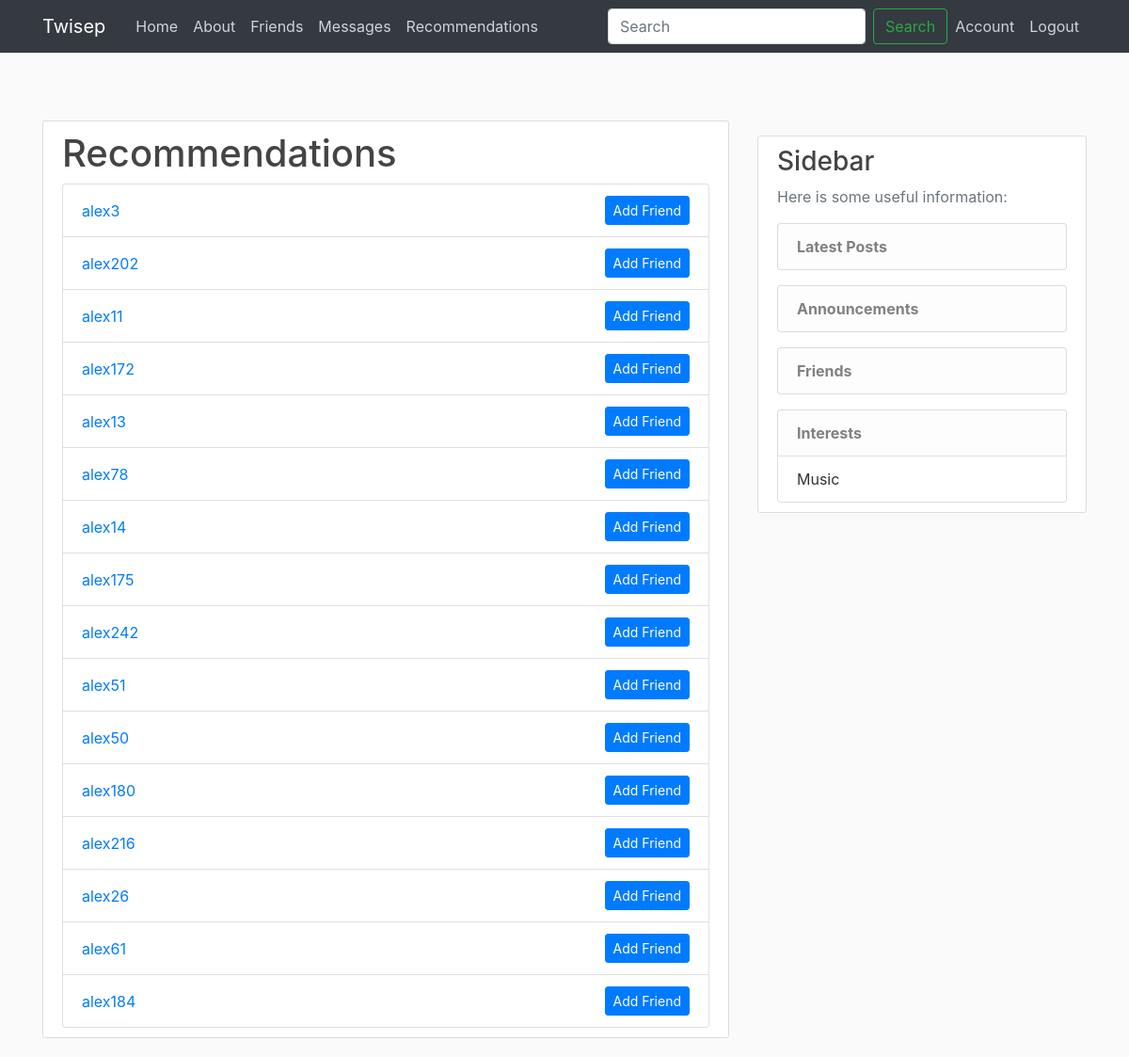
The page /recommendations_page (signed in) on the database its author committed.
### flaskblog/models.py (models this page shows, shortened)
class User(db.Model, UserMixin):
    id = db.Column(db.Integer, primary_key=True)
    username = db.Column(db.String(20), unique=True, nullable=False)
    email = db.Column(db.String(120), unique=True, nullable=False)
    image_file = db.Column(db.String(20), nullable=False, default='default.jpg')
    password = db.Column(db.String(60), nullable=False)
    biography = db.Column(db.Text, nullable=True)
    posts = db.relationship('Post', backref='author', lazy=True)
    comments = db.relationship('Comment', backref='author', lazy=True)
    likes = db.relationship('Like', backref='user', lazy=True)
    sent_messages = db.relationship('Message', foreign_keys='Message.sender_id', backref='message_sender', lazy=True)
    received_messages = db.relationship('Message', foreign_keys='Message.receiver_id', backref='message_receiver', lazy=True)
    notifications = db.relationship('Notification', backref='user', lazy=True)
    profile_settings = db.relationship('ProfileSettings', backref='user', uselist=False)
    interests = db.relationship('Interest', backref='user', lazy=True)
    conversations_as_user1 = db.relationship('Conversation', foreign_keys='Conversation.user1_id', backref='user1', lazy=True)
    conversations_as_user2 = db.relationship('Conversation', foreign_keys='Conversation.user2_id', backref='user2', lazy=True)
    friends = db.relationship(
        'User', secondary='friendship',
        primaryjoin=(Friendship.user_id == id),
        secondaryjoin=(Friendship.friend_id == id),
        backref=db.backref('friends_of', lazy='dynamic'), lazy='dynamic')
    def __repr__(self):
        return f"User('{self.username}', '{self.email}', '{self.image_file}')"

class Interest(db.Model):
    id = db.Column(db.Integer, primary_key=True)
    name = db.Column(db.String(100), nullable=False)
    user_id = db.Column(db.Integer, db.ForeignKey('user.id'), nullable=False)

### flaskblog/routes.py (the view)
@app.route("/recommendations_page", methods=['GET', 'POST'])
@login_required
def recommendations_page():
    user_id = current_user.id
    recommendations = get_recommendations(user_id)
    return render_template('recommendation.html', recommendations=recommendations)

### flaskblog/forms.py
class SearchUserForm(FlaskForm):
    username = StringField('Username', validators=[DataRequired(), Length(min=2, max=20)])
    submit = SubmitField('Search')

### flaskblog/models.py (called while the page is built)
@login_manager.user_loader
def load_user(user_id):
    return User.query.get(int(user_id))

### flaskblog/routes.py (called while the page is built)
@app.context_processor
def inject_search_form():
    return {
        'search_form': SearchUserForm(),
        'csrf_token': generate_csrf()
    }

### flaskblog/templates/recommendation.html
{% extends "layout.html" %}
{% block content %}
<div class="content-section">
    <h1>Recommendations</h1>
    <ul class="list-group">
        {% if recommendations %}
            {% for item in recommendations %}
                <li class="list-group-item d-flex justify-content-between align-items-center">
                    <div>
                        <a href="{{ url_for('user_profile', username=item.user.username) }}">{{ item.user.username }}</a>
                    </div>
                    <form method="POST" action="{{ url_for('add_friend_from_recommendations', user_id=item.user.id) }}">
                        <button type="submit" class="btn btn-primary btn-sm">Add Friend</button>
                    </form>
                </li>
            {% endfor %}
        {% else %}
            <li class="list-group-item">No recommendations available.</li>
        {% endif %}
    </ul>
</div>
{% endblock content %}

### flaskblog/templates/layout.html (shortened to what this page needs)
<!DOCTYPE html>
<html>
<head>
     <link rel="stylesheet" href="https://maxcdn.bootstrapcdn.com/bootstrap/4.0.0/css/bootstrap.min.css">
     <link rel="stylesheet" type="text/css" href="{{ url_for('static', filename='main.css') }}">
</head>
<body>
    <header class="site-header">
        <nav class="navbar navbar-expand-md navbar-dark bg-dark fixed-top">
            <div class="container">
                <a class="navbar-brand mr-4" href="/">Twisep</a>
                <div class="collapse navbar-collapse" id="navbarToggle">
                    <div class="navbar-nav mr-auto">
                        <a class="nav-item nav-link" href="{{ url_for('home') }}">Home</a>
                        <a class="nav-item nav-link" href="{{ url_for('about') }}">About</a>
                        <a class="nav-item nav-link" href="{{ url_for('friends') }}">Friends</a>
                        <a class="nav-item nav-link" href="{{ url_for('conversations') }}">Messages</a>
                        <a class="nav-item nav-link" href="{{ url_for('recommendations_page') }}">Recommendations</a>
                    </div>
                    <div class="navbar-nav ml-auto">
                        <form class="form-inline my-2 my-lg-0" method="POST" action="{{ url_for('search') }}">
                            {{ search_form.username(class="form-control mr-sm-2", placeholder="Search", aria_label="Search") }}
                            <button class="btn btn-outline-success my-2 my-sm-0" type="submit">Search</button>
                        </form>
                        {% if current_user.is_authenticated %}
                            <a class="nav-item nav-link" href="{{ url_for('account') }}">Account</a>
                            <a class="nav-item nav-link" href="{{ url_for('logout') }}">Logout</a>
                        {% else %}
                            <a class="nav-item nav-link" href="{{ url_for('login') }}">Login</a>
                            <a class="nav-item nav-link" href="{{ url_for('register') }}">Register</a>
                        {% endif %}
                    </div>
                </div>
            </div>
        </nav>
    </header>
    <main role="main" class="container mt-5 pt-5">
        <div class="row">
            <div class="col-md-8">
                {% block content %}{% endblock %}
            </div>
            <div class="col-md-4">
                <div class="content-section mt-3">
                    <h3>Sidebar</h3>
                    <p class='text-muted'>Here is some useful information:</p>
                    <ul class="list-group">
                        <li class="list-group-item list-group-item-light"><strong>Latest Posts</strong></li>
                    </ul>
                    {% if current_user.is_authenticated %}
                    <ul class="list-group mt-3">
                        <li class="list-group-item list-group-item-light"><strong>Announcements</strong></li>
                    </ul>
                    <ul class="list-group mt-3">
                        <li class="list-group-item list-group-item-light"><strong>Friends</strong></li>
                    </ul>
                    <ul class="list-group mt-3">
                        <li class="list-group-item list-group-item-light"><strong>Interests</strong></li>
                        {% for interest in current_user.interests %}
                        <li class="list-group-item">{{ interest.name }}</li>
                        {% endfor %}
                    </ul>
                    {% endif %}
                </div>
            </div>
        </div>
    </main>
</body>
</html>

### flaskblog/static/main.css (style rules this page uses)
body { background: #fafafa; color: #333333; margin-top: 5rem; }
h1, h2, h3, h4, h5, h6 { color: #444444; }
.site-header .navbar-nav .nav-link { color: #cbd5db; }
.content-section { background: #ffffff; padding: 10px 20px; border: 1px solid #dddddd; border-radius: 3px; margin-bottom: 20px; }

### rows shown on the page
User: user.username "alex3"
User: user.username "alex202"
User: user.username "alex11"
User: user.username "alex172"
User: user.username "alex13"
User: user.username "alex78"
User: user.username "alex14"
User: user.username "alex175"
User: user.username "alex242"
User: user.username "alex51"
User: user.username "alex50"
User: user.username "alex180"
User: user.username "alex216"
User: user.username "alex26"
User: user.username "alex61"
User: user.username "alex184"
Interest: name "Music"
